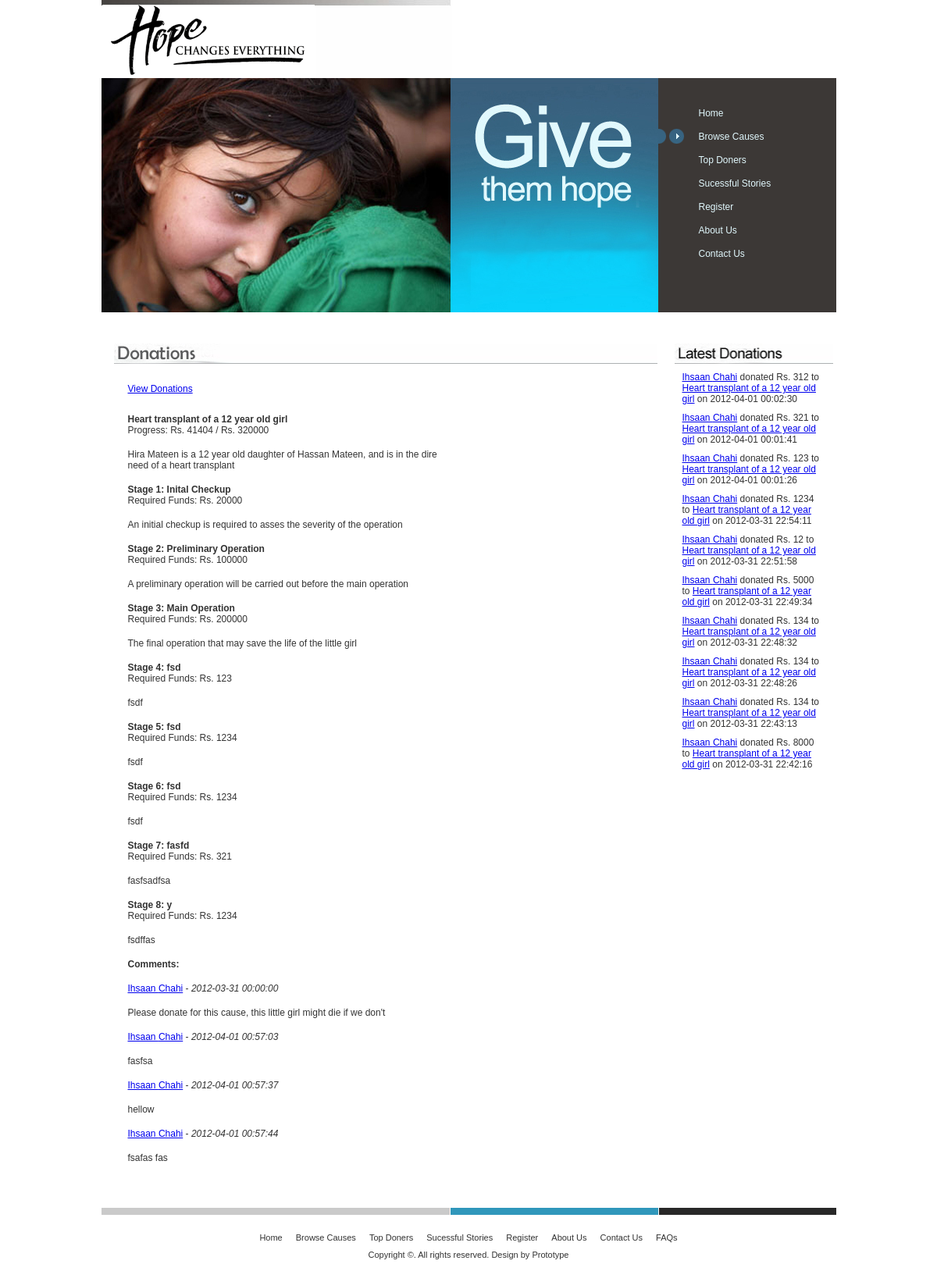
Page /cause.php on the committed database.
### tables this page shows
CREATE TABLE `causes` (
  `CauseID` int(11) NOT NULL AUTO_INCREMENT,
  `CatagoryID` int(11) DEFAULT NULL,
  `Title` varchar(500) DEFAULT NULL,
  `Description` varchar(1000) DEFAULT NULL,
  `Date` datetime DEFAULT NULL,
  `ExpireDate` datetime DEFAULT NULL,
  PRIMARY KEY (`CauseID`)
);

CREATE TABLE `stages` (
  `StageID` int(11) NOT NULL AUTO_INCREMENT,
  `CauseID` int(11) DEFAULT NULL,
  `Title` varchar(500) DEFAULT NULL,
  `Description` varchar(1000) DEFAULT NULL,
  `RequiredFunds` int(11) DEFAULT NULL,
  PRIMARY KEY (`StageID`)
);

CREATE TABLE `persons` (
  `PersonID` int(11) NOT NULL AUTO_INCREMENT,
  `LocationID` int(11) DEFAULT NULL,
  `FirstName` varchar(45) DEFAULT NULL,
  `LastName` varchar(45) DEFAULT NULL,
  `ContactNo` varchar(45) DEFAULT NULL,
  `Sex` varchar(45) DEFAULT NULL,
  `DOB` datetime DEFAULT NULL,
  `NIC` varchar(45) DEFAULT NULL,
  PRIMARY KEY (`PersonID`)
);

CREATE TABLE `comments` (
  `CommentID` int(11) NOT NULL AUTO_INCREMENT,
  `DonorID` int(11) DEFAULT NULL,
  `CauseID` int(11) DEFAULT NULL,
  `Comment` varchar(100) DEFAULT NULL,
  `Date` datetime DEFAULT NULL,
  PRIMARY KEY (`CommentID`)
);

CREATE TABLE `donations` (
  `DonationID` int(11) NOT NULL AUTO_INCREMENT,
  `CauseID` int(11) DEFAULT NULL,
  `PaymentDetailID` int(11) DEFAULT NULL,
  `Amount` int(11) DEFAULT NULL,
  `Date` datetime DEFAULT NULL,
  PRIMARY KEY (`DonationID`)
);

### cause.php (the view, shortened to what this page needs)
<!DOCTYPE HTML PUBLIC "-//W3C//DTD HTML 4.01 Transitional//EN"
"http://www.w3.org/TR/html4/loose.dtd">
<html>
<head>
<link rel="stylesheet" type="text/css" href="style.css" />
<?php
if (isset($_GET["causeid"]))
    $causeid = $_GET["causeid"];
else
    $causeid = 1;
$cause = mysql_fetch_array(mysql_query("SELECT * FROM causes WHERE CauseID=" . $causeid));
$stages = mysql_query("SELECT * FROM stages");
$comments = mysql_query("SELECT comments.Comment, comments.Date, persons.FirstName, persons.LastName, persons.PersonID FROM persons, comments WHERE comments.DonorID = persons.PersonID And CauseID=" . $causeid);
$collectedfunds = mysql_fetch_array(mysql_query("SELECT SUM(Amount) FROM donations WHERE CauseID=" . $causeid));
$requiredfunds = mysql_fetch_array(mysql_query("SELECT SUM(RequiredFunds) FROM stages WHERE CauseID=" . $causeid));
?>
</head>
<body>
	<div id="header">
		<div style="border:solid 0px;height:100px;width:500px;">
		<img src="images/top.gif" alt="setalpm" border="0" usemap="#Map" />
		</div>
	<div style="Border:solid 0px;float:right;height:100px;width:370px;margin-top:-102px;margin-left:500px;">
		<br />
		<br />
		</div>
		<img src="images/photo.jpg" alt="" width="713" height="300" border="0" usemap="#Map" />
		<ul id="menu">
			<li><a href="index.php" class="but1">Home</a></li>
			<li><a href="Browse.php" class="but2_active">Browse Causes</a></li>
			<li><a href="topdonors.php" class="but3">Top Doners</a></li>
			<li><a href="index2.php" class="but4">Sucessful Stories</a></li>
			<li><a href="donorForm.php" class="but5">Register</a></li>
			<li><a href="AboutUs.php" class="but6">About Us</a></li>
			<li><a href="ContactUs.php" class="but7">Contact Us</a></li>
		</ul>
  	</div>
	<div id="wrapper">
<table>
    <tr>
        <td><div id="imagegallery"></div></td>
        <td><div id="videogallery"></div></td>
    </tr>
</table>
		<div class="bigblock">
			<img src="images/donations.jpg" alt="" width="696" height="26" /><br />
			<div>
<form method="post" action="donate.php?causeid=<?php echo $cause['CauseID'] ?>">
<a href="donations.php?causeid=<?php echo $cause['CauseID'] ?>">View Donations</a>
<div align="right">
</div>
</form>
<p><b><?php echo $cause['Title'] ?></b>
<br />
Progress: Rs. <?php echo $collectedfunds[0] ?>  / Rs. <?php echo $requiredfunds[0] ?> </p>
<p><?php echo $cause['Description'] ?></p>
<?php
$i=1;
while($stage = mysql_fetch_array($stages))
{
?>
<p>
<b>Stage <?php echo $i++ ?>: <?php echo $stage['Title'] ?></b>
<br />Required Funds: Rs. <?php echo $stage['RequiredFunds'] ?>
</p>
<p><?php echo $stage['Description'] ?></p>
<?php
}
?>
<p><b>Comments:</b></p>
<?php
while($comment = mysql_fetch_array($comments))
{
?>
<p>
<a href="donor.php?donorid=<?php echo $comment['DonorID'] ?>"><?php echo $comment['FirstName'] ?> <?php echo $comment['LastName'] ?></a> -
<i><?php echo $comment['Date'] ?></i></p>
<p><?php echo $comment['Comment'] ?></p>
<?php
}
?>
			</div>
 	  </div>
		<div class="list">
			<img src="images/title3.gif" alt="" width="203" height="26" /><br />
					<div >
<table border="0" cellspacing="10">
<?php
$topdonations = mysql_query("SELECT persons.PersonID, persons.FirstName, persons.LastName, causes.CauseID, causes.Title, donations.Amount , donations.Date FROM donations, persons, causes, paymentdetails WHERE causes.CauseID = donations.CauseID And paymentdetails.PaymentDetailID = donations.PaymentDetailID And paymentdetails.DonorID=persons.PersonID ORDER BY donations.Date DESC LIMIT 0, 10");
while($topdonation = mysql_fetch_array($topdonations))
{
?>
<tr><td><a href="donor.php?donorid=<?php echo $topdonation['PersonID'] ?>"><?php echo $topdonation['FirstName'] ?> <?php echo $topdonation['LastName'] ?></a> donated Rs. <?php echo $topdonation['Amount'] ?> to <a href="cause.php?causeid=<?php echo $topdonation['CauseID'] ?>" ><?php echo $topdonation['Title'] ?></a> on <?php echo $topdonation['Date'] ?>
</td></tr>
<?php
}
?>
</table>
		</div>
	  </div>
	</div>
	<div id="footer">
		<ul class="navigation">
			<li><a href="index.php" >Home</a></li>
			<li><a href="Browse.php" >Browse Causes</a></li>
			<li><a href="topdonors.php" >Top Doners</a></li>
			<li><a href="index2.php" >Sucessful Stories</a></li>
			<li><a href="DdonorForm.php" >Register</a></li>
			<li><a href="AboutUs.html" >About Us</a></li>
			<li><a href="ContactUs.php" >Contact Us</a></li>
			<li><a href="FAQs.php" >FAQs</a></li>
		</ul>
		<p>Copyright &copy;. All rights reserved. Design by Prototype</p>
	</div>
</body>
</html>

### style.css (style rules this page uses)
* { margin:0px; padding:0px }
html { width:100%; height:100%; }
body { width:941px; height:100%; position:relative; margin:0 auto; }
html > body { height:auto; min-height:100%; }
#header { width:941px; overflow:hidden; }
#header img { float:left; }
#wrapper { padding:25px 0 135px 0; overflow:hidden; width:941px; border-top:1px solid #fff; font-family:Arial, Helvetica, sans-serif; font-size:12px; color:#333333; }
#footer { position:absolute; bottom:0px; width:941px; height:95px; border-top:1px solid #fff; background-image:url(images/footer_bg.gif); background-position:top left; background-repeat:no-repeat; background-color:#fff; font-family:Arial, Helvetica, sans-serif; font-size:11px; color:#323232; }
#menu { background-color:#3C3836; width:228px; height:270px; float:left; list-style-type:none; padding:30px 0 0 0; }
#menu li { float:left; }
#menu a { display:block; float:left; width:150px; background-position:left 5px; background-repeat:no-repeat; padding:0 0 0 52px; font-family:Arial, Helvetica, sans-serif; font-size:12px; color:#E1F8FD; text-decoration:none; line-height:30px; }
.but2:hover, .but2_active { background-image:url(images/but2.gif); }
.list { float:left; padding:0 0 0 18px; width:202px; }
.navigation { text-align:center; padding:32px 0 10px 0; }
.navigation li { display:inline; }
.navigation a { margin:0 7px; color:#323232; text-decoration:none }
#footer p { text-align:center }
.bigblock { width:696px; float:left; padding:0 4px 0 16px; }
.bigblock div { padding:25px 0 0 18px; }
.bigblock div p { display:block; float:left; / float:none; width:425px; padding:0 0 17px 0; }

### rows in the picture
causes: Title "Heart transplant of a 12 year old girl", Description "Hira Mateen is a 12 year old daughter of Hassan Mateen, and is in the dire need of a heart transplant"
stages: Title "Inital Checkup", RequiredFunds "20000", Description "An initial checkup is required to asses the severity of the operation"
stages: Title "Preliminary Operation", RequiredFunds "100000", Description "A preliminary operation will be carried out before the main operation"
stages: Title "Main Operation", RequiredFunds "200000", Description "The final operation that may save the life of the little girl"
stages: Title "fsd", RequiredFunds "123", Description "fsdf"
stages: Title "fsd", RequiredFunds "1234", Description "fsdf"
stages: Title "fsd", RequiredFunds "1234", Description "fsdf"
stages: Title "fasfd", RequiredFunds "321", Description "fasfsadfsa"
stages: Title "y", RequiredFunds "1234", Description "fsdffas"
persons: FirstName "Ihsaan", LastName "Chahi", comments.Date "2012-03-31 00:00:00", comments.Comment "Please donate for this cause, this little girl might die if we don't", comments.Date "2012-04-01 00:57:03", comments.Comment "fasfsa", comments.Date "2012-04-01 00:57:37", comments.Comment "hellow", comments.Date "2012-04-01 00:57:44", comments.Comment "fsafas fas"
donations: persons.FirstName "Ihsaan", persons.LastName "Chahi", Amount "312", CauseID.Title "Heart transplant of a 12 year old girl", Date "2012-04-01 00:02:30"
donations: persons.FirstName "Ihsaan", persons.LastName "Chahi", Amount "321", CauseID.Title "Heart transplant of a 12 year old girl", Date "2012-04-01 00:01:41"
donations: persons.FirstName "Ihsaan", persons.LastName "Chahi", Amount "123", CauseID.Title "Heart transplant of a 12 year old girl", Date "2012-04-01 00:01:26"
donations: persons.FirstName "Ihsaan", persons.LastName "Chahi", Amount "1234", CauseID.Title "Heart transplant of a 12 year old girl", Date "2012-03-31 22:54:11"
donations: persons.FirstName "Ihsaan", persons.LastName "Chahi", Amount "12", CauseID.Title "Heart transplant of a 12 year old girl", Date "2012-03-31 22:51:58"
donations: persons.FirstName "Ihsaan", persons.LastName "Chahi", Amount "5000", CauseID.Title "Heart transplant of a 12 year old girl", Date "2012-03-31 22:49:34"
donations: persons.FirstName "Ihsaan", persons.LastName "Chahi", Amount "134", CauseID.Title "Heart transplant of a 12 year old girl", Date "2012-03-31 22:48:32"
donations: persons.FirstName "Ihsaan", persons.LastName "Chahi", Amount "134", CauseID.Title "Heart transplant of a 12 year old girl", Date "2012-03-31 22:48:26"
donations: persons.FirstName "Ihsaan", persons.LastName "Chahi", Amount "134", CauseID.Title "Heart transplant of a 12 year old girl", Date "2012-03-31 22:43:13"
donations: persons.FirstName "Ihsaan", persons.LastName "Chahi", Amount "8000", CauseID.Title "Heart transplant of a 12 year old girl", Date "2012-03-31 22:42:16"

### other values in the picture
$collectedfunds[0] "41404"
$requiredfunds[0] "320000"
